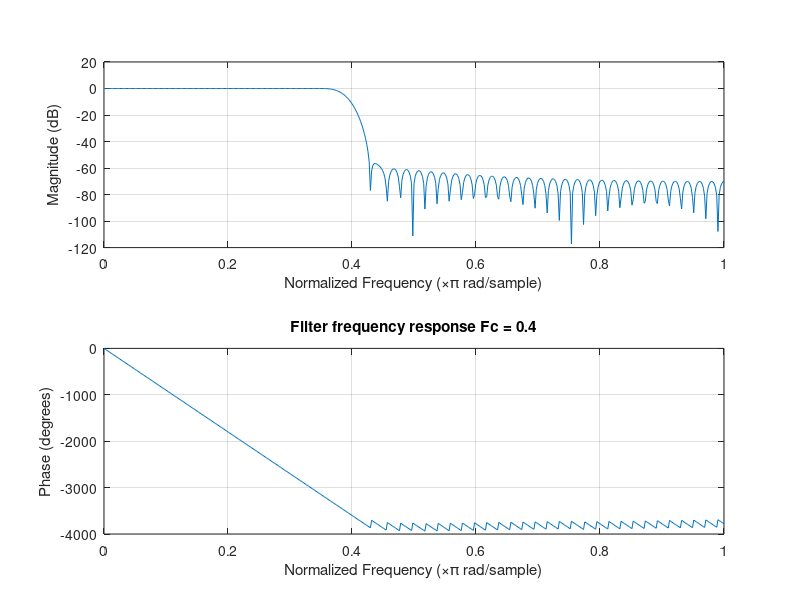

MATLAB code to generate this figure: (Note: this script raises an error after producing the figure.)
clc;clear; close all;

fc_05 = 0.05;
fc_2 = 0.2;
fc_4 = 0.4;

%% Low pass filter 
    %Frequency band edges
f = [0, fc_4, fc_4, 1];
    %Amplitudes
m = [1, 1, 0, 0];
    %Filter order
n = 100;
fir = fir2(n,f,m);
 
%fir_temp = firls(n,f,m);
%fvtool(fir,1,fir_temp,1);
%phasez(fir);
 
    %Better way of getting frequency response.
freqz(fir,1);   title('Filter frequency response Fc = 0.4');

%% Lena
load lena512.mat;

figure;
imshow(uint8(lena512));
title('Original Img');
 
lenarec=lena512(252:284,318:350);
 
figure;
imshow(uint8(lenarec));
title('Cutted Img');
 
b = de2bi(lenarec,8); %For Default it is the 'right-msb'
b = b'; %Transponse operation
bits_rx = b(:); %Concatena el resto de bits, para que sea un solo vector
 
lena_size = size(lenarec);
y = bits_rx(1:256);
 
mp = 10;
t = 0:0.1:1;
    %Use numel because it is less heavy operation
    %We follow the examples made in class
x = zeros(1,numel(t));
x(find((t>=0)&(t<0.5)))=1;
x(find((t>=0.5)&(t<1)))=-1;
s1 = y;
 
s1(s1==0) = -1;
 
s = zeros(1,numel(y)*mp);
s(1:mp:end) = s1;
x = conv(s,x);
figure;
pwelch(x);
 
    %Filer
%Low Pass filter fc = 0.4
LPF = conv(x,fir);
pwelch(LPF);